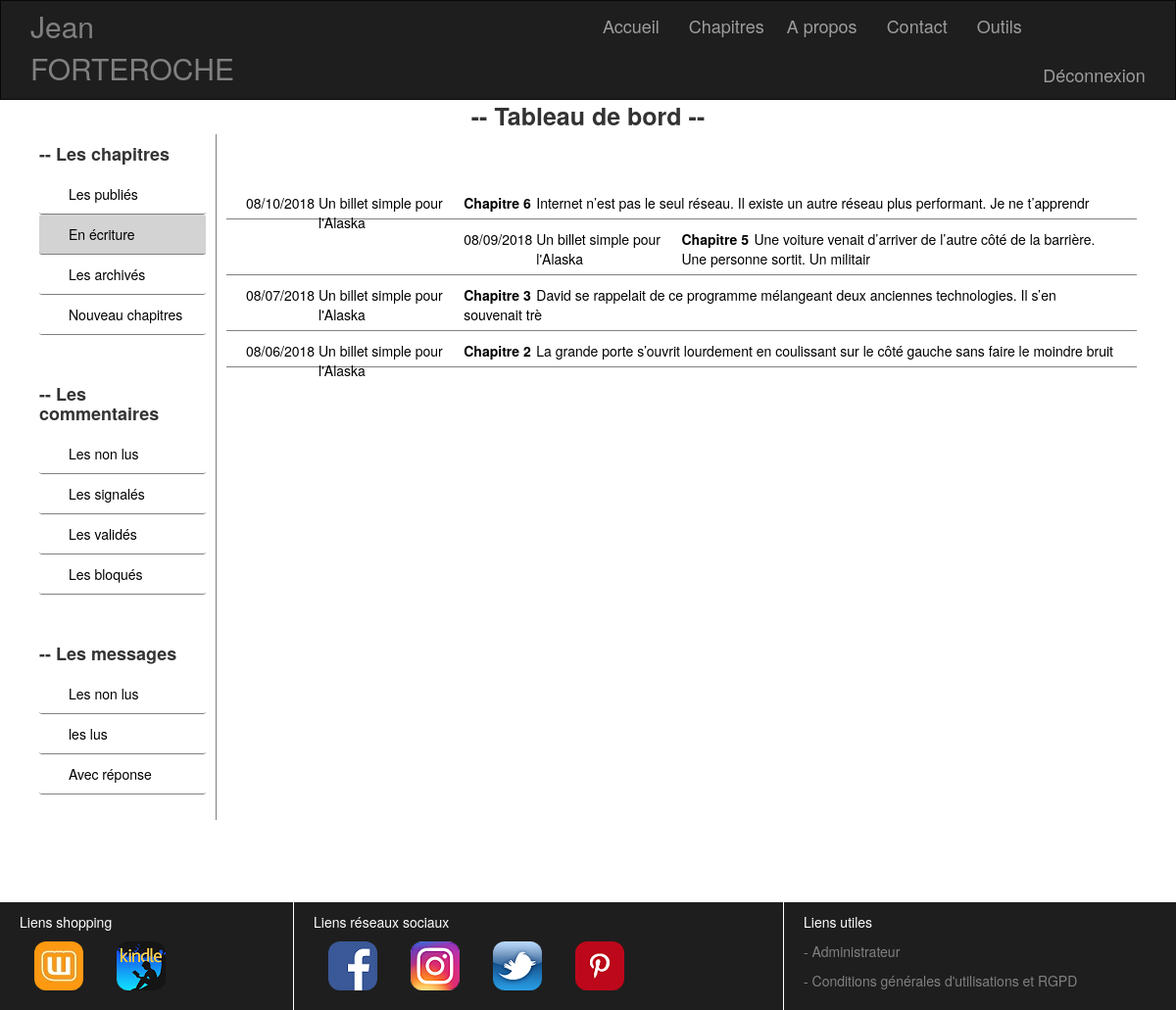
/index.php?callPage=dashboardDisplayListLineChapter&stateChapter=0 (signed in), run on an earlier commit of the app's database.
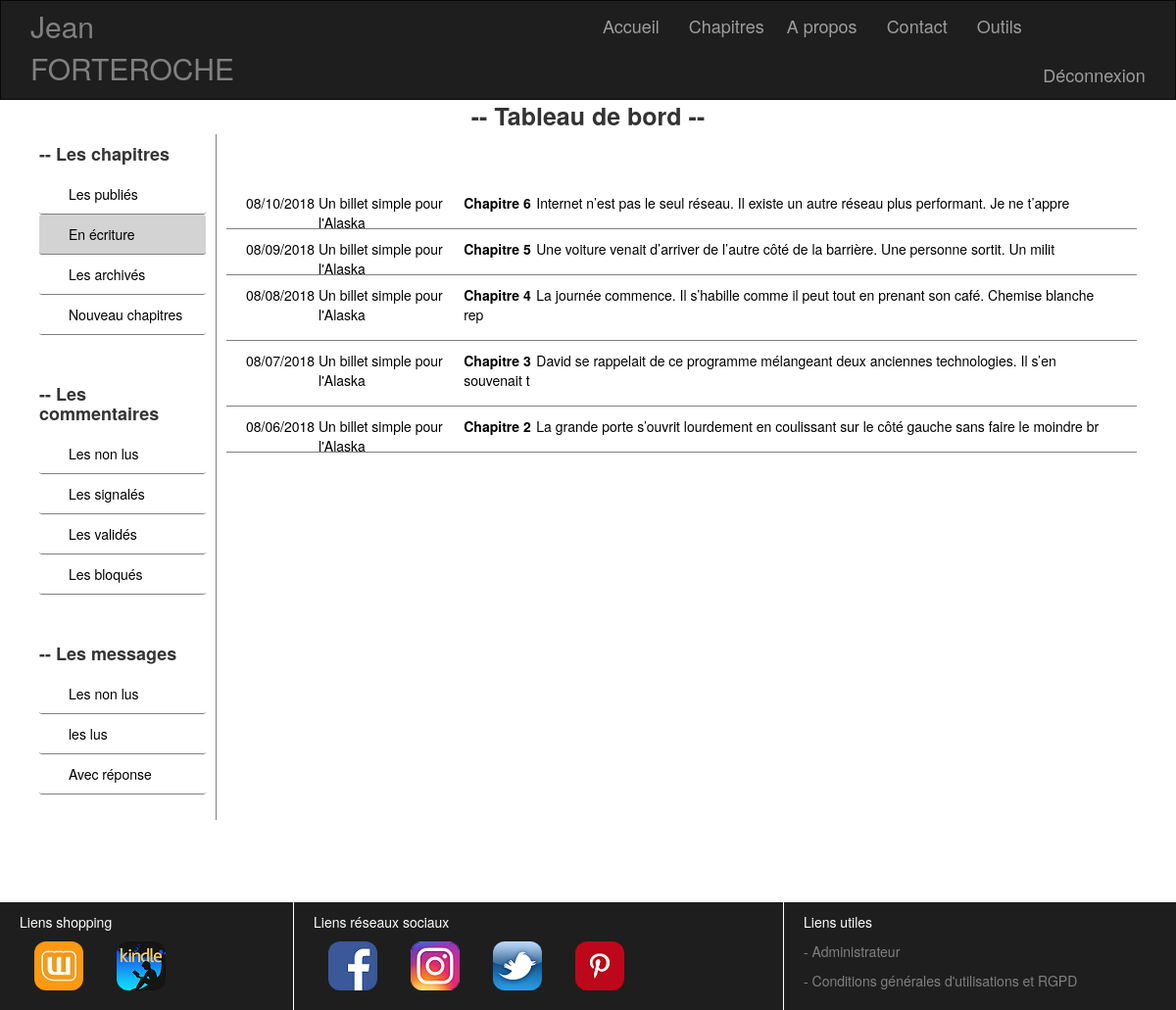
And on a later commit of the database.
### tables this page shows
CREATE TABLE IF NOT EXISTS `chapter` (
  `id` int(11) NOT NULL AUTO_INCREMENT,
  `nameBook` varchar(255) NOT NULL,
  `numberChapter` varchar(255) NOT NULL,
  `titleChapter` varchar(255) NOT NULL,
  `chapter` text NOT NULL,
  `stateChapter` int(1) NOT NULL,
  `publicationDate` datetime NOT NULL,
  PRIMARY KEY (`id`)
);

### view/BackOffice/model/modelChapter.php (called while the page is built, shortened)
<?php
require_once("./view/backOffice/model/modelLogBDD.php");
class modelChapter
{
    private $BDD;
    public function __construct()
    {
      $this->BDD = new BDD();
    }
    public function getDisplayListChapter($stateChapter)
    {
        $donneesDisplayListChapter = $this->BDD->connexionBDD()->prepare('SELECT * FROM chapter WHERE stateChapter=:a ORDER BY publicationDate DESC');
        $donneesDisplayListChapter->execute(array('a'=>$stateChapter));
        return $donneesDisplayListChapter->fetchAll();
    }
}

### view/BackOffice/model/modelLogBDD.php (called while the page is built)
<?php
class BDD
{
    public function connexionBDD()
    {
    return new PDO('mysql:host=localhost;dbname=projet_3', 'root', '');
    }
}

### view/chapter/viewDisplayListLineChapter.php (the view)
<ul class="col-lg-12">
    <?php
         foreach ($displayListLineChapterPageDashboard as $donneesDisplayListLineChapterPageDashboard)
      {
          $contentChapter = substr($donneesDisplayListLineChapterPageDashboard['chapter'], 0, 100);
          $dateFr = date("d/m/Y", strtotime($donneesDisplayListLineChapterPageDashboard['publicationDate']));
  ?>
    <li class="listChapter">
      <a href="./index.php?callPage=dashboardDisplayOneChapter&stateChapter=<?= $_GET['stateChapter'] ?>&idChapter=<?= $donneesDisplayListLineChapterPageDashboard['id'] ?>">
      <span class="date col-lg-1"><?= $dateFr ?></span>
      <span class="date col-lg-2"><?= $donneesDisplayListLineChapterPageDashboard['nameBook'] ?></span>
      <span class="col-lg-1"><strong><?= $donneesDisplayListLineChapterPageDashboard['numberChapter'] ?></strong></span>
      <span><?= $contentChapter ?></span>
      </a></li>
  <?php
      }
?>
</ul>

What changed in the data, as far as the page shows it:
changed chapter "Chapitre 6": chapter "Internet n’est pas le seul réseau. Il existe un autre réseau plus performant. Je ne t’apprendr" → "Internet n’est pas le seul réseau. Il existe un autre réseau plus performant. Je ne t’appre"
changed chapter "Chapitre 5": chapter "Une voiture venait d’arriver de l’autre côté de la barrière. Une personne sortit. Un militair" → "Une voiture venait d’arriver de l’autre côté de la barrière. Une personne sortit. Un milit"
now on this page (row edited): chapter: publicationDate "08/08/2018", nameBook "Un billet simple pour l'Alaska", numberChapter "Chapitre 4", chapter "La journée commence. Il s’habille comme il peut tout en prenant son café. Chemise blanche rep"
changed chapter "Chapitre 3": chapter "David se rappelait de ce programme mélangeant deux anciennes technologies. Il s’en souvenait trè" → "David se rappelait de ce programme mélangeant deux anciennes technologies. Il s’en souvenait t"
changed chapter "Chapitre 2": chapter "La grande porte s’ouvrit lourdement en coulissant sur le côté gauche sans faire le moindre bruit" → "La grande porte s’ouvrit lourdement en coulissant sur le côté gauche sans faire le moindre br"
